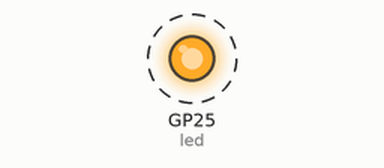
This program was run on a simulated Raspberry Pi Pico running MicroPython. On the bench: output pins drawn as LEDs (lit = HIGH). Dashed ring = blinking.

Above: at 0.5 s.
Timing chart, 0 to 4.6 s (numbered marks = the images above):
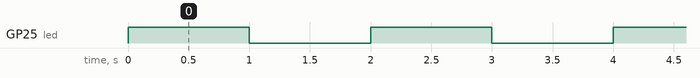

The program:

led_blink2.py
```python
import time
from machine import Pin

led    = Pin(25, Pin.OUT)
#switch = Pin(0, Pin.IN)


# For demo purposes, we have an infinite loop here
while True:

        led.value(1)
        time.sleep(1)
        led.value(0)
        time.sleep(1)
```

Measured:
- by itself, GP25 (led): alternates HIGH for 1.0 s and LOW for 1.0 s
